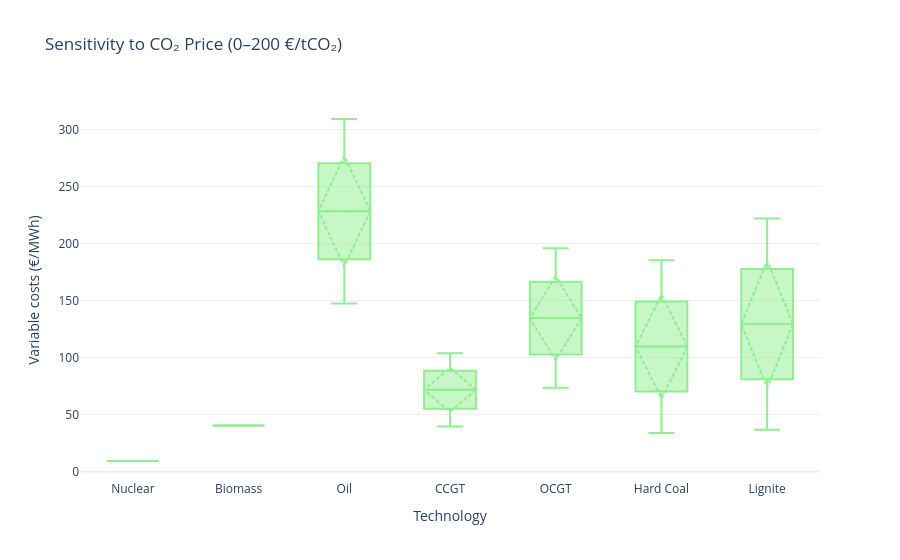

The cell this chart's notebook holds for it:
### Code cell
# ---- Test sensitivity of variable costs to CO₂ price ----
# Range of CO₂ prices to test
co2_price_range = np.linspace(0, 200, 25)  # €/tCO₂

# Dictionary to store variable costs for each tech
tech_var_costs_variation = {tech: [] for tech in tech_data.keys()}

# --- Sweep over CO₂ prices ---
for co2_price_var in co2_price_range:
    for tech, vals in tech_data.items():
        fuel_type  = vals.get("Fuel type")
        efficiency = vals.get("Efficiency")
        vom        = vals.get("VOM", 0)
        
        if fuel_type is None or fuel_type not in fuel_data or efficiency is None:
            continue  # Skip non-thermal or missing data

        fuel_info = fuel_data[fuel_type]
        fuel_cost_per_ton   = fuel_info["cost_per_ton"]
        fuel_energy_density = fuel_info["energy_density_per_ton"]
        co2_intensity       = fuel_info["co2_emissions"]

        # Fuel cost €/MWh_e
        fuel_cost = fuel_cost_per_ton / fuel_energy_density / efficiency

        # CO₂ cost €/MWh_e
        co2_cost = co2_price_var * co2_intensity / efficiency

        # Total variable cost
        total_var_cost = fuel_cost + co2_cost + vom
        tech_var_costs_variation[tech].append(total_var_cost)

# ---- Create interactive box plot with Plotly ----
fig = go.Figure()

for tech, costs in tech_var_costs_variation.items():
    fig.add_trace(go.Box(
        y=costs,
        name=tech,
        boxmean='sd',  # show mean and standard deviation
        marker_color='lightgreen'
    ))

fig.update_layout(
    title="Sensitivity to CO₂ Price (0–200 €/tCO₂)",
    yaxis_title="Variable costs (€/MWh)",
    xaxis_title="Technology",
    showlegend=False,
    template="plotly_white"
)

fig.show()

### Figure 1 — Plotly figure (JSON) as saved in the notebook; plotly's stock layout.template omitted (floating-point values rounded to 4 significant figures)
{"data": [{"boxmean": "sd", "marker": {"color": "lightgreen"}, "name": "Nuclear", "type": "box", "y": [9.163, 9.163, 9.163, 9.163, 9.163, 9.163, 9.163, 9.163, 9.163, 9.163, 9.163, 9.163, 9.163, 9.163, 9.163, 9.163, 9.163, 9.163, 9.163, 9.163, 9.163, 9.163, 9.163, 9.163, 9.163]}, {"boxmean": "sd", "marker": {"color": "lightgreen"}, "name": "Solar PV", "type": "box", "y": []}, {"boxmean": "sd", "marker": {"color": "lightgreen"}, "name": "Wind Onshore", "type": "box", "y": []}, {"boxmean": "sd", "marker": {"color": "lightgreen"}, "name": "Wind Offshore", "type": "box", "y": []}, {"boxmean": "sd", "marker": {"color": "lightgreen"}, "name": "Hydro ROR", "type": "box", "y": []}, {"boxmean": "sd", "marker": {"color": "lightgreen"}, "name": "Biomass", "type": "box", "y": [40.27, 40.27, 40.27, 40.27, 40.27, 40.27, 40.27, 40.27, 40.27, 40.27, 40.27, 40.27, 40.27, 40.27, 40.27, 40.27, 40.27, 40.27, 40.27, 40.27, 40.27, 40.27, 40.27, 40.27, 40.27]}, {"boxmean": "sd", "marker": {"color": "lightgreen"}, "name": "Oil", "type": "box", "y": [147.4, 154.2, 160.9, 167.6, 174.4, 181.1, 187.9, 194.6, 201.4, 208.1, 214.8, 221.6, 228.3, 235.1, 241.8, 248.5, 255.3, 262.0, 268.8, 275.5, 282.3, 289.0, 295.7, 302.5, 309.2]}, {"boxmean": "sd", "marker": {"color": "lightgreen"}, "name": "CCGT", "type": "box", "y": [39.54, 42.21, 44.88, 47.55, 50.22, 52.9, 55.57, 58.24, 60.91, 63.58, 66.26, 68.93, 71.6, 74.27, 76.94, 79.62, 82.29, 84.96, 87.63, 90.3, 92.98, 95.65, 98.32, 101.0, 103.7]}, {"boxmean": "sd", "marker": {"color": "lightgreen"}, "name": "OCGT", "type": "box", "y": [73.37, 78.47, 83.57, 88.67, 93.77, 98.87, 104.0, 109.1, 114.2, 119.3, 124.4, 129.5, 134.6, 139.7, 144.8, 149.9, 155.0, 160.1, 165.2, 170.3, 175.4, 180.5, 185.6, 190.7, 195.8]}, {"boxmean": "sd", "marker": {"color": "lightgreen"}, "name": "Hard Coal", "type": "box", "y": [33.83, 40.15, 46.46, 52.78, 59.09, 65.41, 71.72, 78.04, 84.35, 90.67, 96.98, 103.3, 109.6, 115.9, 122.2, 128.6, 134.9, 141.2, 147.5, 153.8, 160.1, 166.4, 172.8, 179.1, 185.4]}, {"boxmean": "sd", "marker": {"color": "lightgreen"}, "name": "Lignite", "type": "box", "y": [36.53, 44.26, 51.99, 59.72, 67.44, 75.17, 82.9, 90.62, 98.35, 106.1, 113.8, 121.5, 129.3, 137.0, 144.7, 152.4, 160.2, 167.9, 175.6, 183.4, 191.1, 198.8, 206.5, 214.3, 222.0]}, {"boxmean": "sd", "marker": {"color": "lightgreen"}, "name": "Deficit", "type": "box", "y": []}], "layout": {"showlegend": false, "title": {"text": "Sensitivity to CO₂ Price (0–200 €/tCO₂)"}, "xaxis": {"title": {"text": "Technology"}}, "yaxis": {"title": {"text": "Variable costs (€/MWh)"}}}}
